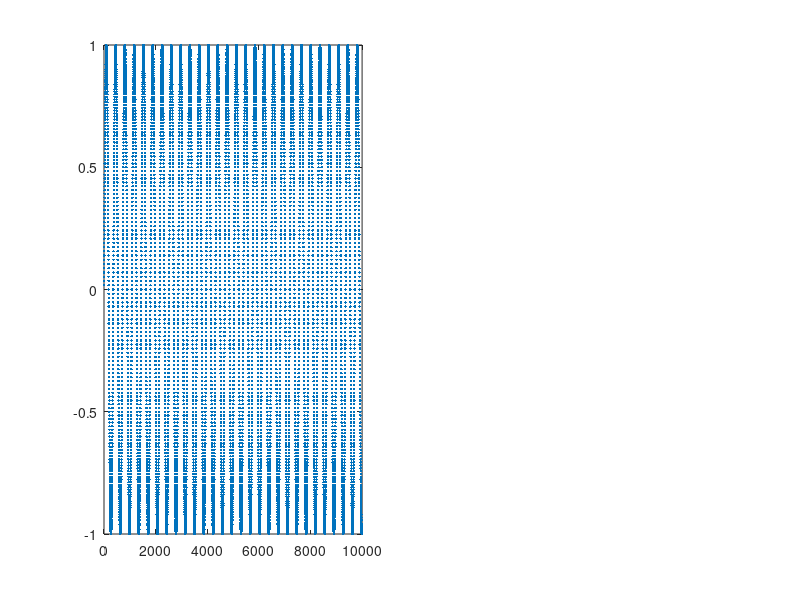

This figure's MATLAB source:
function [PkTim, PkVal]=pPot(XTim, XVal, Thr);

if nargin==0;
    XTim=(1:10000)';
    XVal=sind(XTim);
    subplot(1,2,1);
    plot(XTim, XVal, '.');
    Thr=0;
end;

if diff(XTim,2)~=0;
    fprintf(1,'Terminating: Data not equally spaced\n');
end;

n=size(XVal,1);

IsExc=(XVal-Thr)>0;

Bgn=find(diff(IsExc)==1)+1;
End=find(diff(IsExc)==-1)+1;

if XVal(1)>Thr;
    Bgn=[1;Bgn];
end;

if size(Bgn,1)>size(End,1);
    End=[End;n];
end;

Exc=[Bgn End];
nExc=size(Exc,1);
PkVal=nan(nExc,1);
PkTim=nan(nExc,1);
for iE=1:nExc;
    t=(Exc(iE,1):Exc(iE,2))';
    tPk=XVal(t);
    tTim=XTim(t);
    PkVal(iE)=max(XVal(t));
    t2=find(tPk==PkVal(iE));t2=t2(1);
    PkTim(iE)=tTim(t2);
end;

return;